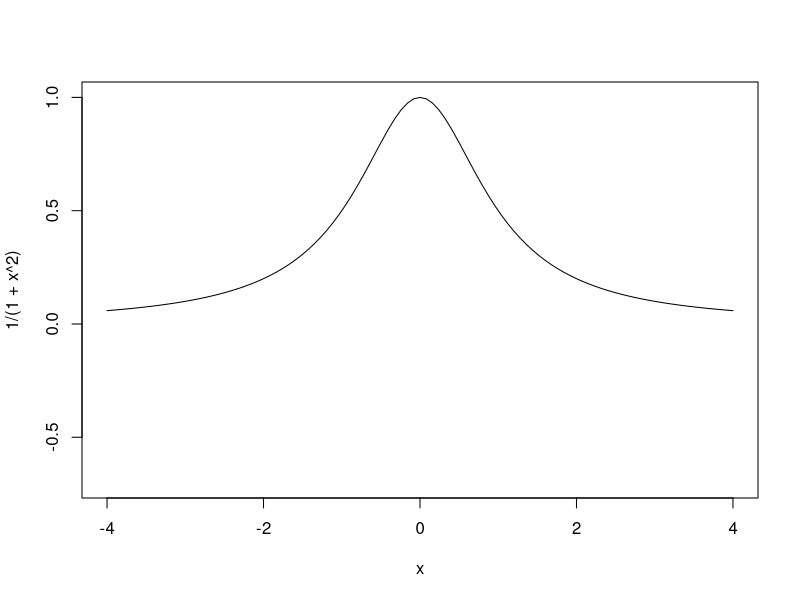
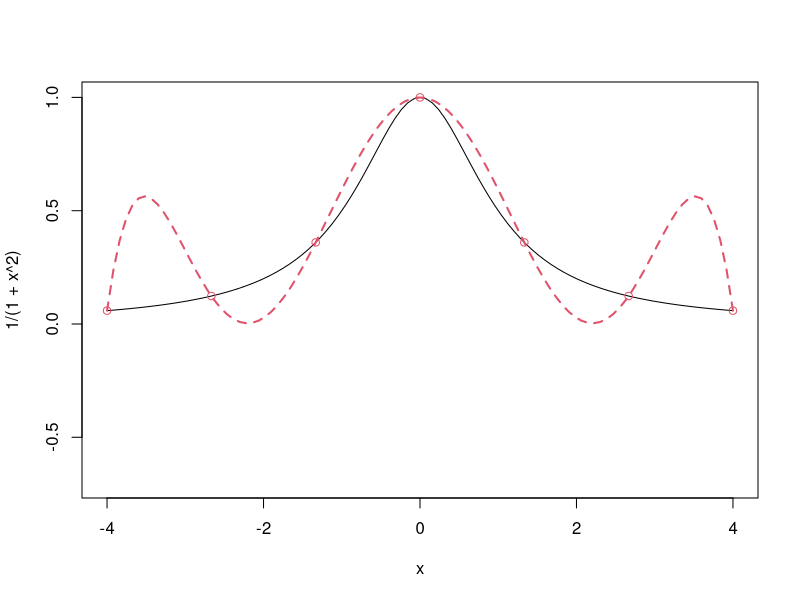
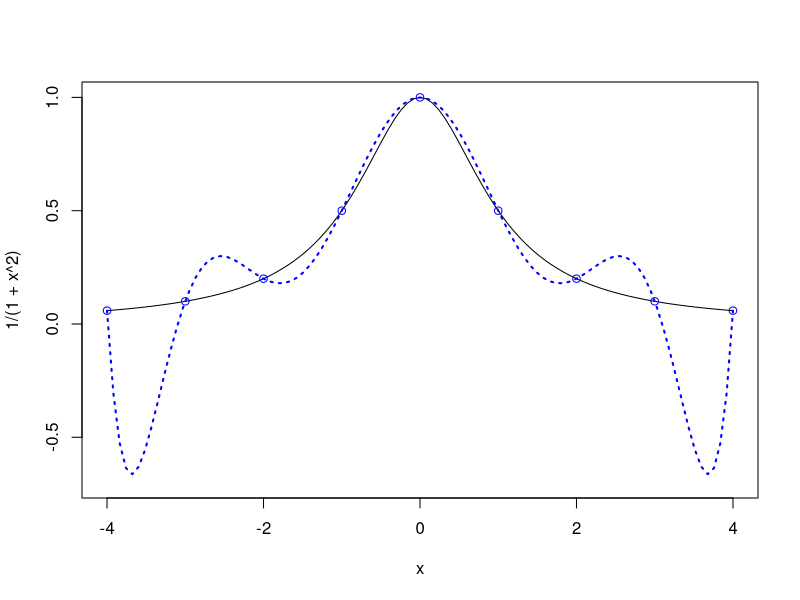
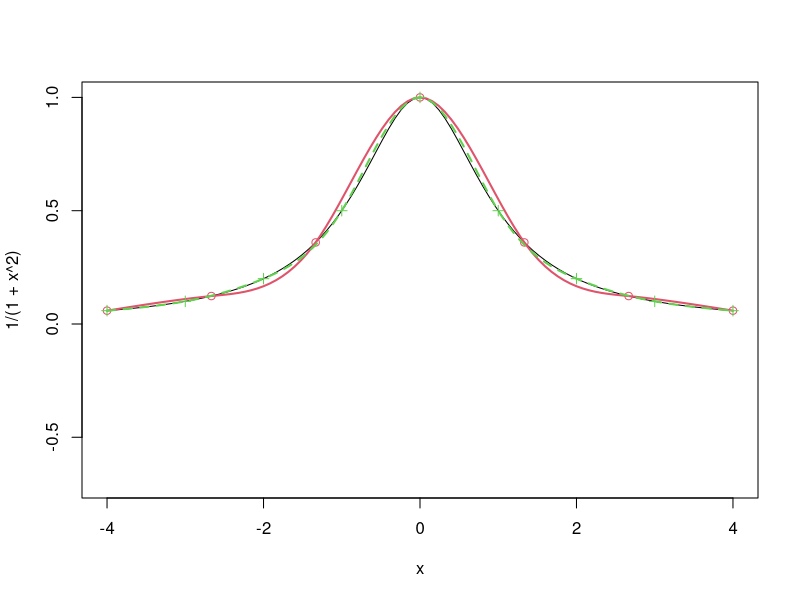
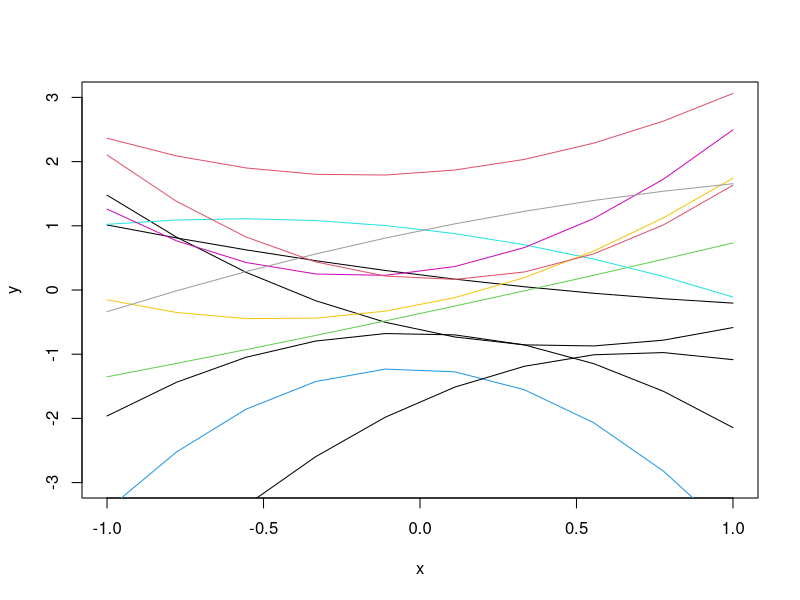
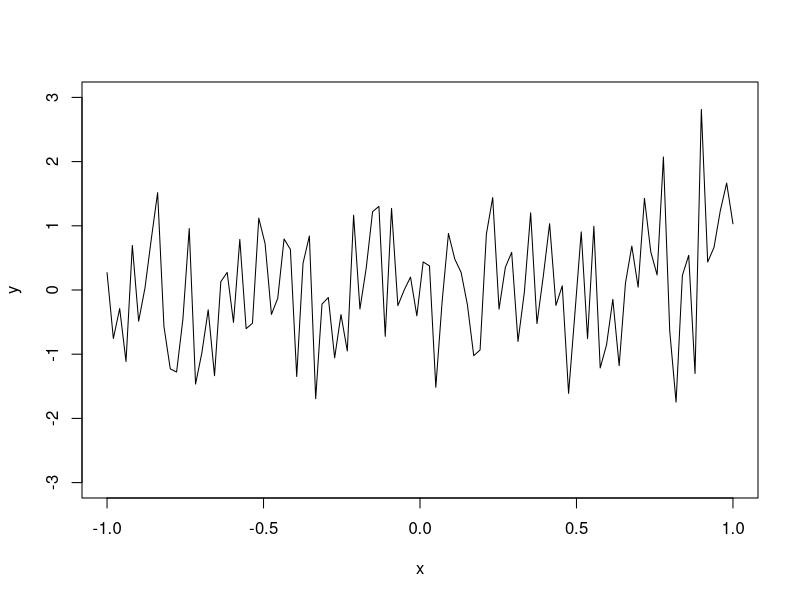
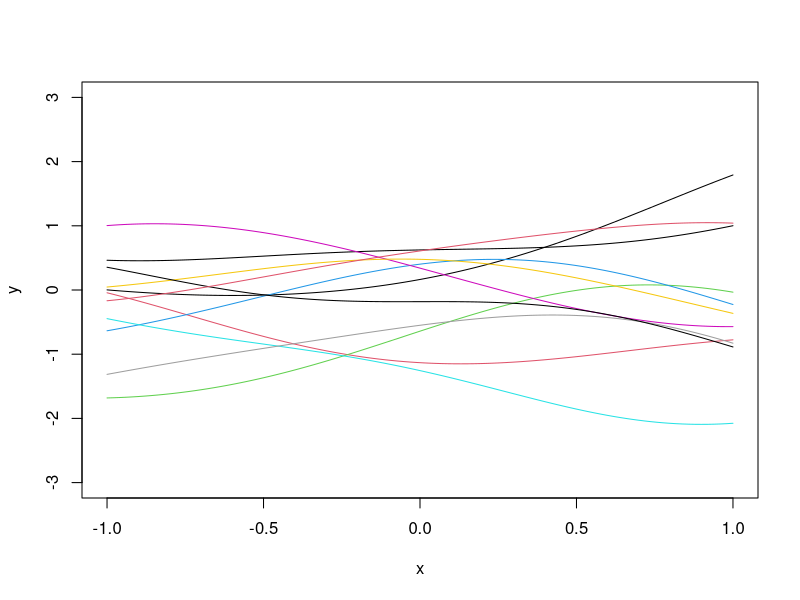
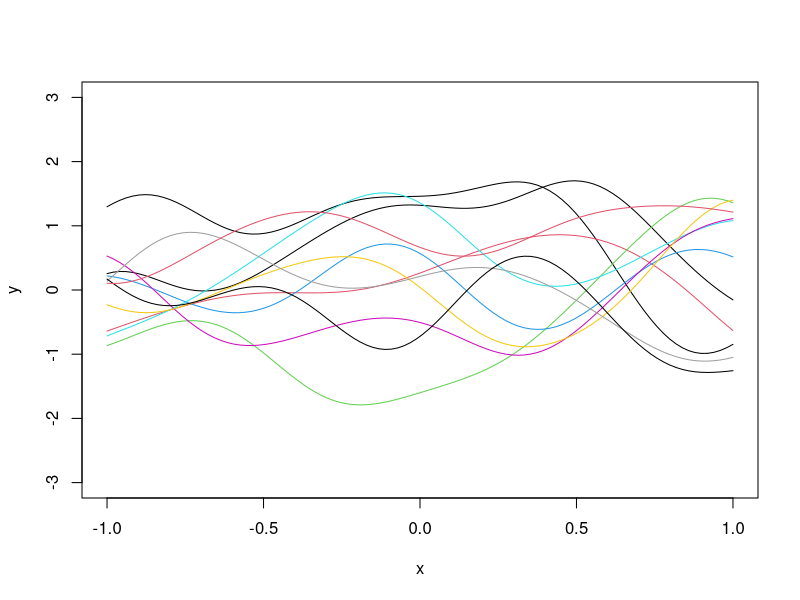

Recreate these plots in R, in order.
## ---- chunk 1
curve(1/(1+x^2), from=-4, to=4, ylim=c(-.7,1))
## ---- chunk 2
curve(1/(1+x^2), from=-4, to=4, ylim=c(-.7,1))
x=seq(-4,4,length=7)
y=1/(1+x^2)
X=as.matrix(cbind(1,x,x^2,x^3,x^4,x^5,x^6))
a=solve(X,y)
u=seq(-4,4,length=100)
yhat=u
for(i in 1:100)
  yhat[i]=sum(c(1,u[i],u[i]^2,u[i]^3,u[i]^4,u[i]^5,u[i]^6)*a)
lines(u,yhat, col=2, lty=2, lwd = 2)
points(x,y,col=2)
## ---- chunk 3
curve(1/(1+x^2), from=-4, to=4, ylim=c(-.7,1))
x=seq(-4,4,length=9)
y=1/(1+x^2)
X=as.matrix(cbind(1,x,x^2,x^3,x^4,x^5,x^6,x^7,x^8))
a=solve(X,y)
u=seq(-4,4,length=100)
yhat=u
for(i in 1:100)
  yhat[i]=sum(c(1,u[i],u[i]^2,u[i]^3,u[i]^4,u[i]^5,u[i]^6, u[i]^7,u[i]^8)*a)
lines(u,yhat, col='blue', lty=3, lwd = 2)
points(x,y,col="blue")
## ---- chunk 4
curve(1/(1+x^2), from=-4, to=4, ylim=c(-.7,1))

# Splines with 7 points

x=seq(-4,4,length=7)
y=1/(1+x^2)
points(x,y,col=2)
a=splinefun(x,y,method="natural")
curve(a,add=T,col=2, lwd = 2)

# Splines with 9 points

x=seq(-4,4,length=9)
y=1/(1+x^2)
points(x,y, pch=3,col=3)
a=splinefun(x,y,method="natural")
curve(a,add=T,col=3, lty=2, lwd = 2)
## ---- chunk 5
x=seq(-1,1,length=10)
b=rnorm(3)
y=b[1]+b[2]*x+b[3]*x^2
plot(x,y,"l", ylim=c(-3,3))
b=rnorm(3)
y=b[1]+b[2]*x+b[3]*x^2
lines(x,y,"l")
for(i in 1:10)
{b=rnorm(3)
y=b[1]+b[2]*x+b[3]*x^2
lines(x,y,"l",col=i)}
## ---- chunk 6
N=100
x=seq(-1,1,length=N)
y=rnorm(N)
plot(x,y,"l", ylim=c(-3,3))
## ---- chunk 7
E=as.matrix(dist(x, diag=T, ,upper=T))

# Correlation matrix R
R=exp(-0.5*E^2)
eig=eigen(R)
R.sqrt=eig$vec%*%diag(sqrt(eig$val+10^(-10)))%*%t(eig$vec)
z=rnorm(N)
y=R.sqrt%*%z
plot(x,y,"l", ylim=c(-3,3))
for(i in 1:10)
  lines(x,R.sqrt%*%rnorm(N),col=i)
## ---- chunk 8
E=as.matrix(dist(x, diag=T, ,upper=T))

# Correlation matrix R
R=exp(-5*E^2)
eig=eigen(R)
R.sqrt=eig$vec%*%diag(sqrt(eig$val+10^(-10)))%*%t(eig$vec)
z=rnorm(N)
y=R.sqrt%*%z
plot(x,y,"l", ylim=c(-3,3))
for(i in 1:10)
  lines(x,R.sqrt%*%rnorm(N),col=i)
## ---- chunk 9
# Computer model
f=function(x)
  sin(30*(x-.9)^4)*cos(2*(x-.9))+(x-.9)/2

n=10
D=seq(0,1,length=n)
y=f(D)
curve(f(x),from=0,to=1, ylim = c(-0.75, 0.55))
points(D,y,pch=4,cex=2)
E=as.matrix(dist(D, diag=T, upper=T))
theta=100
R=exp(-theta*E^2)
mu=0
I=diag(n)
Rinv=solve(R+10^(-10)*I)
coef=Rinv%*%(y-mu)

basis=function(h)
  exp(-theta*h^2)
r=function(x)
{
  vec=basis(x-D)
  return(vec)
}

fhat=function(x)
  mu+t(r(x))%*%coef

sigma2=drop(1/n*t(y-mu)%*%Rinv%*%(y-mu))
f.var=function(x)
  sigma2*(1-t(r(x))%*%Rinv%*%r(x))

N=1000
u=seq(0,1,length=N)
y.pred=y.low=y.high=numeric(N)
for(i in 1:N)
{
  y.pred[i]=fhat(u[i])
  SD=sqrt(f.var(u[i]))
  y.low[i]=y.pred[i]-2*SD
  y.high[i]=y.pred[i]+2*SD
}

lines(u,y.pred,col=3,lwd=2)
lines(u,y.low,lty=2,col=2,lwd=2)
lines(u,y.high,lty=2,col=2,lwd=2)
test=u
## ---- chunk 10
# RMSE
sqrt(mean((apply(cbind(test),1,fhat)-f(test))^2))
## ---- chunk 11
curve(f(x),from=0,to=1, ylim = c(-0.75, 0.55))
points(D,y,pch=4,cex=2)
E=as.matrix(dist(D, diag=T, upper=T))
theta=100
R=exp(-theta*E^2)
mu=100
I=diag(n)
Rinv=solve(R+10^(-10)*I)
coef=Rinv%*%(y-mu)

basis=function(h)
  exp(-theta*h^2)
r=function(x)
{
  vec=basis(x-D)
  return(vec)
}

fhat=function(x)
  mu+t(r(x))%*%coef

sigma2=drop(1/n*t(y-mu)%*%Rinv%*%(y-mu))
f.var=function(x)
  sigma2*(1-t(r(x))%*%Rinv%*%r(x))

N=1000
u=seq(0,1,length=N)
y.pred=y.low=y.high=numeric(N)
for(i in 1:N)
{
  y.pred[i]=fhat(u[i])
  SD=sqrt(f.var(u[i]))
  y.low[i]=y.pred[i]-2*SD
  y.high[i]=y.pred[i]+2*SD
}

lines(u,y.pred,col=3,lwd=2)
lines(u,y.low,lty=2,col=2,lwd=2)
lines(u,y.high,lty=2,col=2,lwd=2)
## ---- chunk 12
# RMSE
sqrt(mean((apply(cbind(test),1,fhat)-f(test))^2))
## ---- chunk 13
one=rep(1,n)
mu=drop(t(one)%*%Rinv%*%y/(t(one)%*%Rinv%*%one))
## ---- chunk 14
mu
## ---- chunk 15
coef=Rinv%*%(y-mu)
sigma2=drop(1/n*t(y-mu)%*%Rinv%*%(y-mu))
f.var=function(x)
{ 
  fac=1/(one%*%Rinv%*%one)
  val=sigma2*(1-t(r(x))%*%Rinv%*%r(x)+fac*(1-t(r(x))%*%Rinv%*%one)^2)
  return(val)
}

for(i in 1:N)
{
  y.pred[i]=fhat(u[i])
  SD=sqrt(f.var(u[i]))
  y.low[i]=y.pred[i]-2*SD
  y.high[i]=y.pred[i]+2*SD
}
curve(f(x),from=0,to=1, ylim= c(-0.75, 0.55))
points(D,y)
lines(u,y.pred,col=3,lwd=2)
lines(u,y.low,lty=2,col=2,lwd=2)
lines(u,y.high,lty=2,col=2,lwd=2)
test=u

# RMSE
sqrt(mean((apply(cbind(test),1,fhat)-f(test))^2))
## ---- chunk 16
# RMSE
sqrt(mean((apply(cbind(test),1,fhat)-f(test))^2))
## ---- chunk 17
theta=1000
R=exp(-theta*E^2)
mu=0
I=diag(n)
Rinv=solve(R+10^(-10)*I)
coef=Rinv%*%(y-mu)
sigma2=drop(1/n*t(y-mu)%*%Rinv%*%(y-mu))
f.var=function(x)
{ 
  fac=1/(one%*%Rinv%*%one)
  val=sigma2*(1-t(r(x))%*%Rinv%*%r(x)+fac*(1-t(r(x))%*%Rinv%*%one)^2)
  return(val)
}

for(i in 1:N)
{
  y.pred[i]=fhat(u[i])
  SD=sqrt(f.var(u[i]))
  y.low[i]=y.pred[i]-2*SD
  y.high[i]=y.pred[i]+2*SD
}
curve(f(x),from=0,to=1, ylim= c(-0.75, 0.55))
points(D,y)
lines(u,y.pred,col=3,lwd=2)
lines(u,y.low,lty=2,col=2,lwd=2)
lines(u,y.high,lty=2,col=2,lwd=2)
## ---- chunk 18
# RMSE
sqrt(mean((apply(cbind(test),1,fhat)-f(test))^2))
## ---- chunk 19
theta=1
R=exp(-theta*E^2)
mu=0
I=diag(n)
Rinv=solve(R+10^(-7)*I)
coef=Rinv%*%(y-mu)
sigma2=drop(1/n*t(y-mu)%*%Rinv%*%(y-mu))
f.var=function(x)
{ 
  fac=1/(one%*%Rinv%*%one)
  val=sigma2*(1-t(r(x))%*%Rinv%*%r(x)+fac*(1-t(r(x))%*%Rinv%*%one)^2)
  return(val)
}

for(i in 1:N)
{
  y.pred[i]=fhat(u[i])
  SD=sqrt(f.var(u[i]))
  y.low[i]=y.pred[i]-2*SD
  y.high[i]=y.pred[i]+2*SD
}
curve(f(x),from=0,to=1, ylim= c(-0.75, 0.55))
points(D,y)
lines(u,y.pred,col=3,lwd=2)
lines(u,y.low,lty=2,col=2,lwd=2)
lines(u,y.high,lty=2,col=2,lwd=2)
## ---- chunk 20
# RMSE
sqrt(mean((apply(cbind(test),1,fhat)-f(test))^2))
